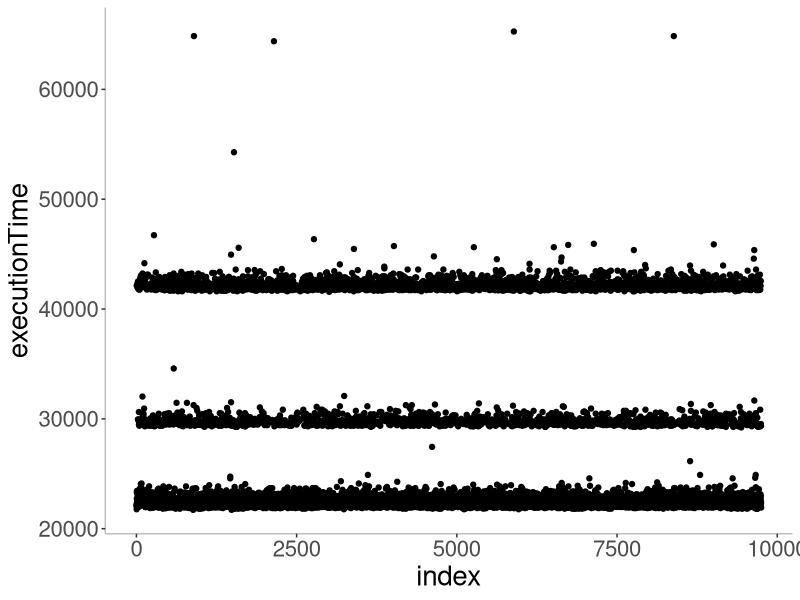
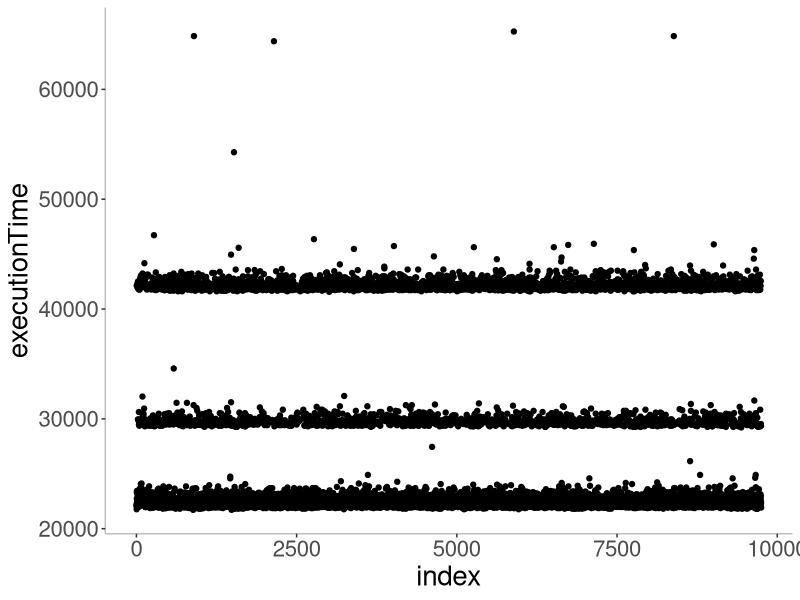
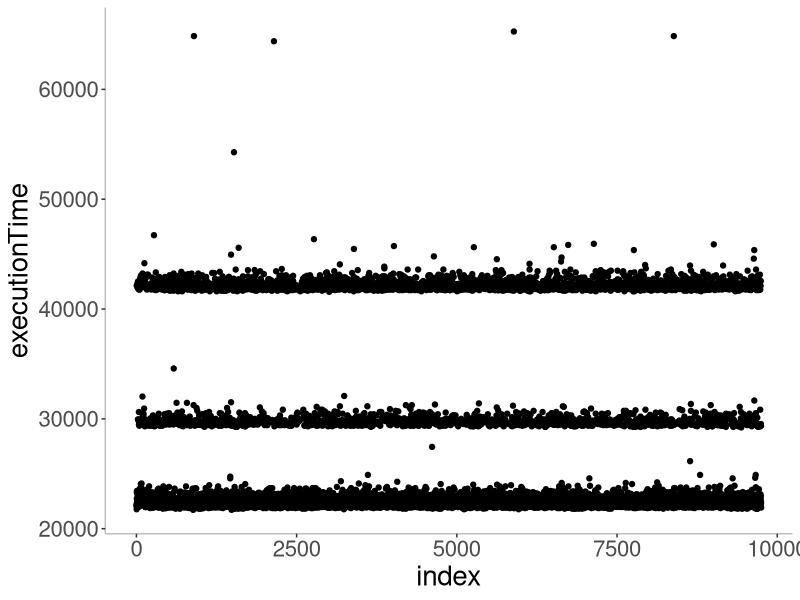

Recreate these plots in R, in order.
library(ggplot2)

dataFrame <- read.csv("input/simpleMarkovTimesTrain.csv")

chainLength <- length(dataFrame$executionTime)
dataFrame$index = seq(1, chainLength)

ggplot(dataFrame, aes(x=index, y=executionTime)) +
  geom_point() + theme(text = element_text(size = 20))  +
  theme(
    # Remove panel border
    #panel.border = element_blank(),  
    # Remove panel grid lines
    panel.grid.major = element_blank(),
    panel.grid.minor = element_blank(),
    # Remove panel background
    panel.background = element_blank(),
    # Add axis line
    axis.line = element_line(colour = "grey")
  )

ggsave("output/simpleMarkovSeq.png")
ggsave("output/simpleMarkovSeq.eps")

